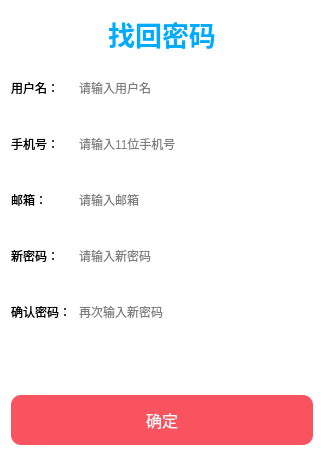
<?xml version="1.0" encoding="UTF-8"?>
<ui version="4.0">
 <class>forgetPassWordDlg</class>
 <widget class="QDialog" name="forgetPassWordDlg">
  <property name="geometry">
   <rect>
    <x>0</x>
    <y>0</y>
    <width>324</width>
    <height>456</height>
   </rect>
  </property>
  <property name="windowTitle">
   <string>Dialog</string>
  </property>
  <property name="styleSheet">
   <string notr="true">QDialog{
	background-color: rgba(255, 255, 255, 180);
}
QLineEdit {
    border: none; /* 设置未选中时的边框为无 */
    border-radius: 10px; /* 设置圆角为 10px */
}

QLineEdit:focus {
    border: 2px solid red; /* 设置选中时的边框为红色 */
    border-radius: 10px; /* 设置圆角为 10px，保持和未选中状态一致 */
    outline: none; /* 去除默认的选中样式 */
}
QLabel#label_2{
	color: rgb(0, 170, 255);
}
QPushButton#ok_btn{
	color: rgb(245, 245, 245);
	border: none;
	background-color: rgb(249,83,96);
	border-radius: 10px;
}
QPushButton#ok_btn:hover{
	color: rgb(245, 245, 245);
	border: none;
	background-color: rgb(231,75,91);
	border-radius: 10px;
}
QLabel#tipLabel{
	color: rgb(255, 0, 0);
}</string>
  </property>
  <layout class="QVBoxLayout" name="verticalLayout_3">
   <item>
    <widget class="QLabel" name="label_2">
     <property name="font">
      <font>
       <pointsize>20</pointsize>
       <bold>true</bold>
      </font>
     </property>
     <property name="text">
      <string>找回密码</string>
     </property>
     <property name="alignment">
      <set>Qt::AlignCenter</set>
     </property>
    </widget>
   </item>
   <item>
    <layout class="QHBoxLayout" name="horizontalLayout">
     <item>
      <layout class="QVBoxLayout" name="verticalLayout">
       <item>
        <widget class="QLabel" name="label">
         <property name="minimumSize">
          <size>
           <width>0</width>
           <height>50</height>
          </size>
         </property>
         <property name="text">
          <string>用户名：</string>
         </property>
        </widget>
       </item>
       <item>
        <widget class="QLabel" name="label_3">
         <property name="minimumSize">
          <size>
           <width>0</width>
           <height>50</height>
          </size>
         </property>
         <property name="text">
          <string>手机号：</string>
         </property>
        </widget>
       </item>
       <item>
        <widget class="QLabel" name="label_4">
         <property name="minimumSize">
          <size>
           <width>0</width>
           <height>50</height>
          </size>
         </property>
         <property name="text">
          <string>邮箱：</string>
         </property>
        </widget>
       </item>
       <item>
        <widget class="QLabel" name="newPassWordLabel">
         <property name="minimumSize">
          <size>
           <width>0</width>
           <height>50</height>
          </size>
         </property>
         <property name="text">
          <string>新密码：</string>
         </property>
        </widget>
       </item>
       <item>
        <widget class="QLabel" name="newPassWordLabel_1">
         <property name="minimumSize">
          <size>
           <width>0</width>
           <height>50</height>
          </size>
         </property>
         <property name="text">
          <string>确认密码：</string>
         </property>
        </widget>
       </item>
      </layout>
     </item>
     <item>
      <layout class="QVBoxLayout" name="verticalLayout_2">
       <item>
        <widget class="QLineEdit" name="userNameLineEdit">
         <property name="minimumSize">
          <size>
           <width>0</width>
           <height>50</height>
          </size>
         </property>
         <property name="placeholderText">
          <string>请输入用户名</string>
         </property>
        </widget>
       </item>
       <item>
        <widget class="QLineEdit" name="phoneLineEdit">
         <property name="minimumSize">
          <size>
           <width>0</width>
           <height>50</height>
          </size>
         </property>
         <property name="placeholderText">
          <string>请输入11位手机号</string>
         </property>
        </widget>
       </item>
       <item>
        <widget class="QLineEdit" name="emailLineEdit">
         <property name="minimumSize">
          <size>
           <width>0</width>
           <height>50</height>
          </size>
         </property>
         <property name="placeholderText">
          <string>请输入邮箱</string>
         </property>
        </widget>
       </item>
       <item>
        <widget class="QLineEdit" name="passWordLineEdit">
         <property name="minimumSize">
          <size>
           <width>0</width>
           <height>50</height>
          </size>
         </property>
         <property name="echoMode">
          <enum>QLineEdit::Password</enum>
         </property>
         <property name="placeholderText">
          <string>请输入新密码</string>
         </property>
        </widget>
       </item>
       <item>
        <widget class="QLineEdit" name="passWordLineEdit_1">
         <property name="minimumSize">
          <size>
           <width>0</width>
           <height>50</height>
          </size>
         </property>
         <property name="echoMode">
          <enum>QLineEdit::Password</enum>
         </property>
         <property name="placeholderText">
          <string>再次输入新密码</string>
         </property>
        </widget>
       </item>
      </layout>
     </item>
    </layout>
   </item>
   <item>
    <widget class="QLabel" name="tipLabel">
     <property name="minimumSize">
      <size>
       <width>0</width>
       <height>20</height>
      </size>
     </property>
     <property name="text">
      <string/>
     </property>
    </widget>
   </item>
   <item>
    <widget class="QPushButton" name="ok_btn">
     <property name="minimumSize">
      <size>
       <width>0</width>
       <height>50</height>
      </size>
     </property>
     <property name="font">
      <font>
       <pointsize>12</pointsize>
      </font>
     </property>
     <property name="text">
      <string>确定</string>
     </property>
    </widget>
   </item>
  </layout>
 </widget>
 <resources/>
 <connections/>
</ui>
